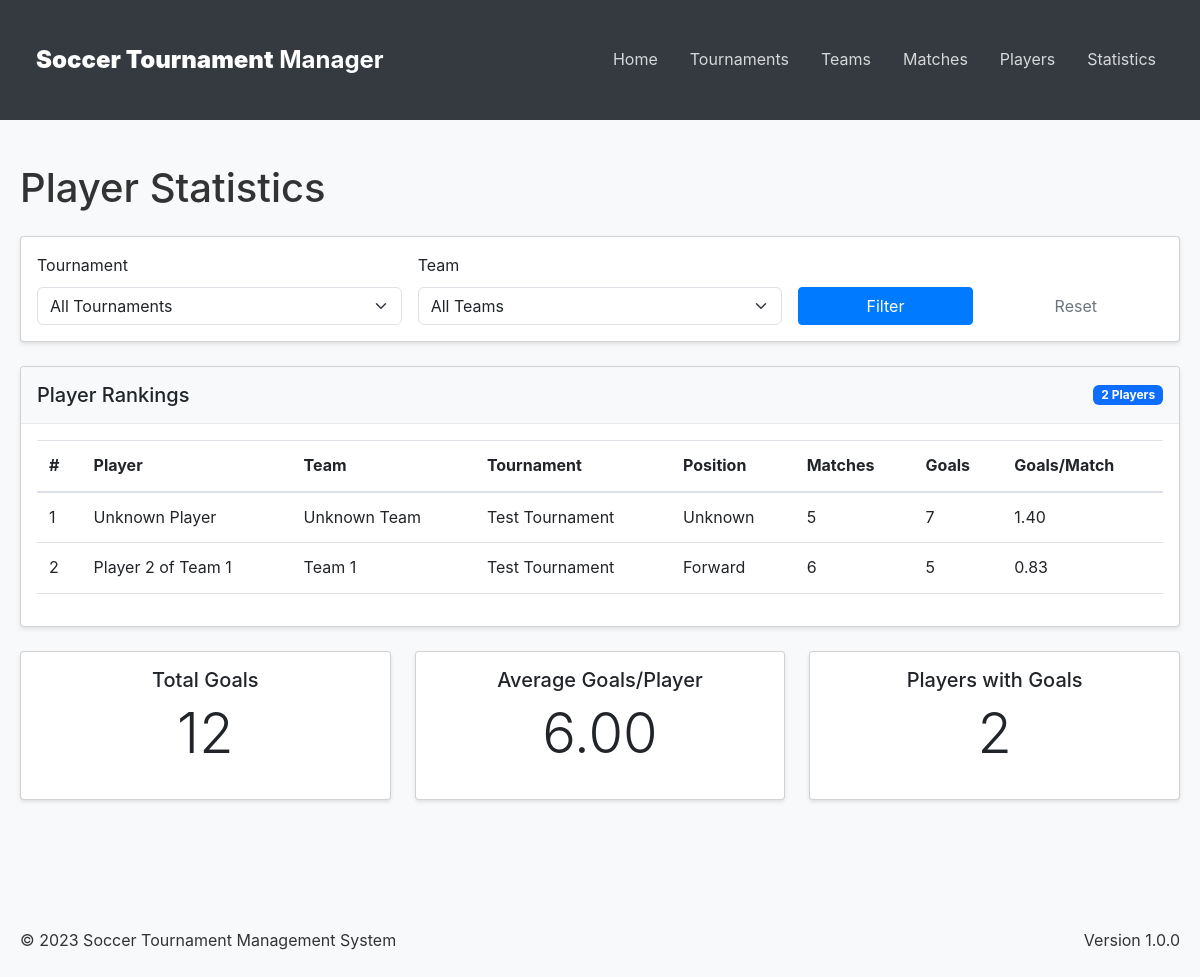
/player-stats, run on the app's committed database.
### app/models/player_stats.py (models this page shows, shortened)
class PlayerStats(Base):
    __tablename__ = "player_stats"
    id = Column(Integer, primary_key=True, index=True)
    player_id = Column(Integer, ForeignKey("players.id"))
    tournament_id = Column(Integer, ForeignKey("tournaments.id"))
    matches_played = Column(Integer, default=0)
    goals_scored = Column(Integer, default=0)
    minutes_played = Column(Integer, default=0)
    goals_per_match = Column(Float, default=0.0)
    minutes_per_goal = Column(Float, default=0.0)
    player = relationship("Player", back_populates="stats")
    tournament = relationship("Tournament", back_populates="player_stats")

### app/models/tournament.py (models this page shows)
class Tournament(Base):
    __tablename__ = "tournaments"
    id = Column(Integer, primary_key=True, index=True)
    name = Column(String, index=True)
    edition = Column(String)
    year = Column(Integer)
    start_date = Column(Date)
    end_date = Column(Date)
    description = Column(Text, nullable=True)
    logo_url = Column(String, nullable=True)
    phases = relationship(
        "Phase", back_populates="tournament", cascade="all, delete-orphan"
    )
    matches = relationship(
        "Match", back_populates="tournament", cascade="all, delete-orphan"
    )
    player_stats = relationship(
        "PlayerStats", back_populates="tournament", cascade="all, delete-orphan"
    )
    team_stats = relationship(
        "TeamStats", back_populates="tournament", cascade="all, delete-orphan"
    )

### app/models/player.py (models this page shows)
class Player(Base):
    __tablename__ = "players"
    id = Column(Integer, primary_key=True, index=True)
    team_id = Column(Integer, ForeignKey("teams.id"))
    name = Column(String, index=True)
    number = Column(Integer, nullable=True)
    position = Column(String, nullable=True)
    is_goalkeeper = Column(Boolean, default=False)
    team = relationship("Team", back_populates="players")
    goals = relationship("Goal", back_populates="player")
    stats = relationship("PlayerStats", back_populates="player", uselist=False)

### app/models/team.py (models this page shows)
class Team(Base):
    __tablename__ = "teams"
    id = Column(Integer, primary_key=True, index=True)
    name = Column(String, index=True)
    short_name = Column(String)
    logo_url = Column(String, nullable=True)
    city = Column(String, nullable=True)
    colors = Column(String, nullable=True)
    players = relationship(
        "Player", back_populates="team", cascade="all, delete-orphan"
    )
    groups = relationship("Group", secondary="team_group", back_populates="teams")
    goals = relationship("Goal", back_populates="team")
    stats = relationship("TeamStats", back_populates="team", cascade="all, delete-orphan")

### app/ui/ui_router.py (the view)
@router.get("/player-stats", response_class=HTMLResponse)
async def list_player_stats(
    request: Request,
    tournament_id: Optional[int] = None,
    team_id: Optional[int] = None,
    db: Session = Depends(get_db),
):
    tournaments = db.query(Tournament).all()
    teams = db.query(Team).all()
    query = db.query(PlayerStats).options(
        joinedload(PlayerStats.player),
        joinedload(PlayerStats.tournament),
        joinedload(PlayerStats.player).joinedload(Player.team)
    ).order_by(PlayerStats.goals_scored.desc())
    if tournament_id:
        query = query.filter(PlayerStats.tournament_id == tournament_id)
    if team_id:
        query = query.join(Player).filter(Player.team_id == team_id)
    player_stats = query.all()
    return templates.TemplateResponse(
        request,
        "player_stats/list.html",
        {
            "player_stats": player_stats,
            "tournaments": tournaments,
            "teams": teams,
            "selected_tournament_id": tournament_id,
            "selected_team_id": team_id,
        },
    )

### app/templates/player_stats/list.html (shortened to what this page needs)
{% extends "base.html" %}
{% block content %}
<div class="container mt-4">
    <h1 class="mb-4">Player Statistics</h1>
    <div class="card mb-4">
        <div class="card-body">
            <form method="get" action="/player-stats" class="row g-3 align-items-end">
                <div class="col-md-4">
                    <label for="tournament_id" class="form-label">Tournament</label>
                    <select name="tournament_id" id="tournament_id" class="form-select">
                        <option value="">All Tournaments</option>
                    </select>
                </div>
                <div class="col-md-4">
                    <label for="team_id" class="form-label">Team</label>
                    <select name="team_id" id="team_id" class="form-select">
                        <option value="">All Teams</option>
                    </select>
                </div>
                <div class="col-md-2">
                    <button type="submit" class="btn btn-primary w-100">Filter</button>
                </div>
                <div class="col-md-2">
                    <a href="/player-stats" class="btn btn-outline-secondary w-100">Reset</a>
                </div>
            </form>
        </div>
    </div>
    <div class="card">
        <div class="card-header d-flex justify-content-between align-items-center">
            <h5 class="mb-0">Player Rankings</h5>
            <span class="badge bg-primary">{{ player_stats|length }} Players</span>
        </div>
        <div class="card-body">
            <div class="table-responsive">
                <table class="table table-hover">
                    <thead>
                        <tr>
                            <th>#</th>
                            <th>Player</th>
                            <th>Team</th>
                            <th>Tournament</th>
                            <th>Position</th>
                            <th>Matches</th>
                            <th>Goals</th>
                            <th>Goals/Match</th>
                        </tr>
                    </thead>
                    <tbody>
                        {% for stat in player_stats %}
                        <tr onclick="window.location='/players/{{ stat.player.id if stat.player else '' }}'" class="clickable-row">
                            <td>{{ loop.index }}</td>
                            <td>{{ stat.player.name if stat.player else 'Unknown Player' }}</td>
                            <td>{{ stat.player.team.name if stat.player and stat.player.team else 'Unknown Team' }}</td>
                            <td>{{ stat.tournament.name if stat.tournament else 'Unknown Tournament' }}</td>
                            <td>{{ stat.player.position if stat.player else 'Unknown' }}</td>
                            <td>{{ stat.matches_played }}</td>
                            <td>{{ stat.goals_scored }}</td>
                            <td>
                                {% if stat.matches_played > 0 %}
                                    {{ "%.2f"|format(stat.goals_scored / stat.matches_played) }}
                                {% else %}
                                    0
                                {% endif %}
                            </td>
                        </tr>
                        {% else %}
                        <tr>
                            <td colspan="8" class="text-center">No player statistics available</td>
                        </tr>
                        {% endfor %}
                    </tbody>
                </table>
            </div>
        </div>
    </div>
    {% if player_stats %}
    <div class="row mt-4">
        <div class="col-md-4">
            <div class="card text-center">
                <div class="card-body">
                    <h5 class="card-title">Total Goals</h5>
                    <p class="display-4">{{ player_stats|sum(attribute='goals_scored') }}</p>
                </div>
            </div>
        </div>
        <div class="col-md-4">
            <div class="card text-center">
                <div class="card-body">
                    <h5 class="card-title">Average Goals/Player</h5>
                    <p class="display-4">
                        {% if player_stats|length > 0 %}
                            {{ "%.2f"|format(player_stats|sum(attribute='goals_scored') / player_stats|length) }}
                        {% else %}
                            0
                        {% endif %}
                    </p>
                </div>
            </div>
        </div>
        <div class="col-md-4">
            <div class="card text-center">
                <div class="card-body">
                    <h5 class="card-title">Players with Goals</h5>
                    <p class="display-4">{{ player_stats|selectattr('goals_scored', 'gt', 0)|list|length }}</p>
                </div>
            </div>
        </div>
    </div>
    {% endif %}
</div>
{% endblock %}

### app/static/css/main.css (style rules this page uses)
body { font-family: -apple-system, BlinkMacSystemFont, "Segoe UI", Roboto, "Helvetica Neue", Arial, sans-serif; line-height: 1.6; color: #333; background-color: #f8f9fa; margin: 0; padding: 0; }
.container { max-width: 1200px; margin: 0 auto; padding: 20px; }
.card { background-color: white; border-radius: 4px; box-shadow: 0 2px 4px rgba(0, 0, 0, 0.1); margin-bottom: 1rem; }
.card-header { padding: 1rem; border-bottom: 1px solid #e9ecef; background-color: #f8f9fa; }
.card-body { padding: 1rem; }
.card-title { margin-top: 0; margin-bottom: 0.5rem; }
.btn { display: inline-block; font-weight: 400; text-align: center; white-space: nowrap; vertical-align: middle; user-select: none; border: 1px solid transparent; padding: 0.375rem 0.75rem; font-size: 1rem; line-height: 1.5; border-radius: 0.25rem; transition: color 0.15s ease-in-out, background-color 0.15s ease-in-out, border-color 0.15s ease-in-out, box-shadow 0.15s ease-in-out; text-decoration: none; }
.btn-primary { color: #fff; background-color: #007bff; border-color: #007bff; }
.table { width: 100%; margin-bottom: 1rem; color: #212529; border-collapse: collapse; }
.table th, .table td { padding: 0.75rem; vertical-align: top; border-top: 1px solid #dee2e6; }
.table thead th { vertical-align: bottom; border-bottom: 2px solid #dee2e6; }
.text-center { text-align: center; }

### data on the page
PlayerStats: player "Unknown Player", player.team "Unknown Team", tournament "Test Tournament", player "Unknown", matches_played "5", goals_scored "7", stat.goals_scored/stat.matches_played "1.40"
PlayerStats: player "Player 2 of Team 1", player.team "Team 1", tournament "Test Tournament", player "Forward", matches_played "6", goals_scored "5", stat.goals_scored/stat.matches_played "0.83"

### other printed values
{{ player_stats|length }} "2"
{{ player_stats|sum(attribute='goals_scored') }} "12"
{{ player_stats|selectattr('goals_scored', 'gt', 0)|list|length }} "2"
